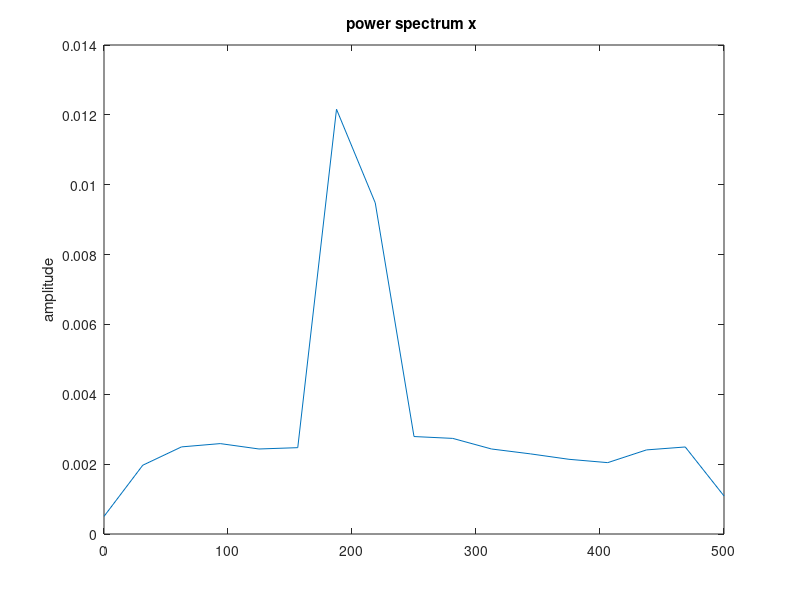
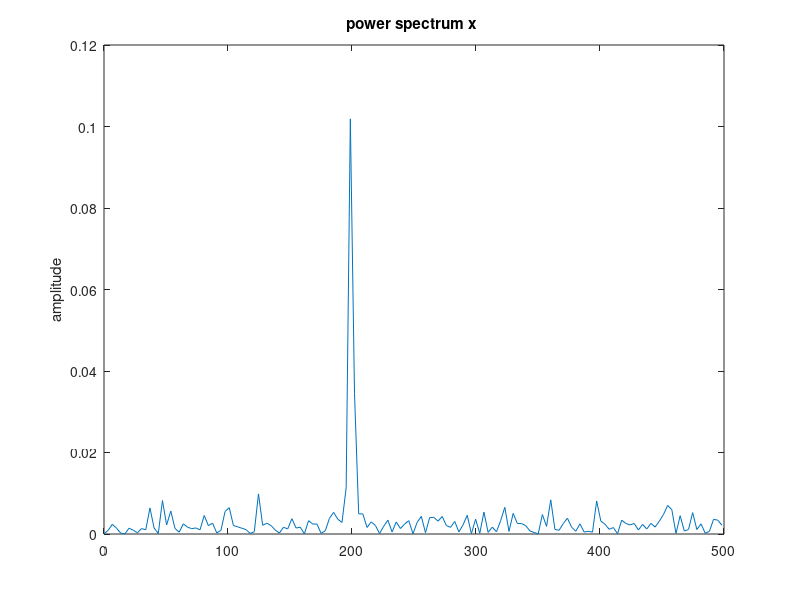
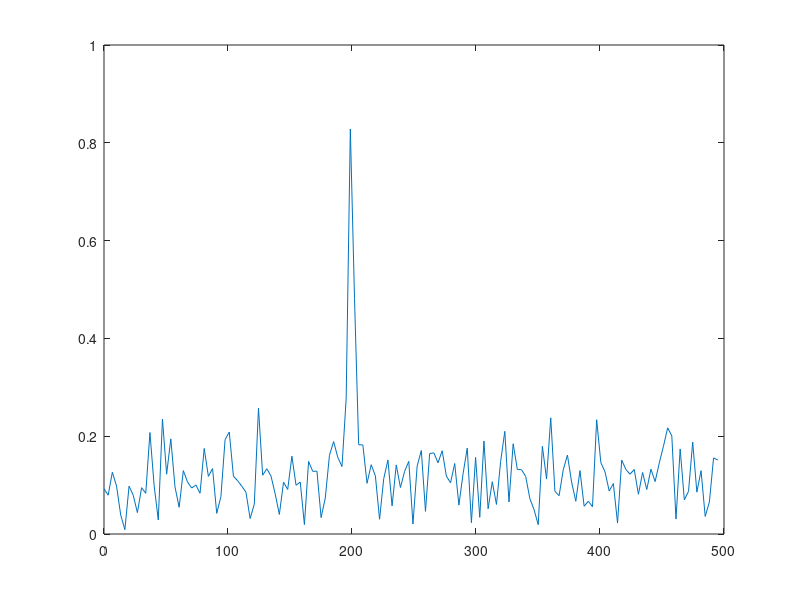
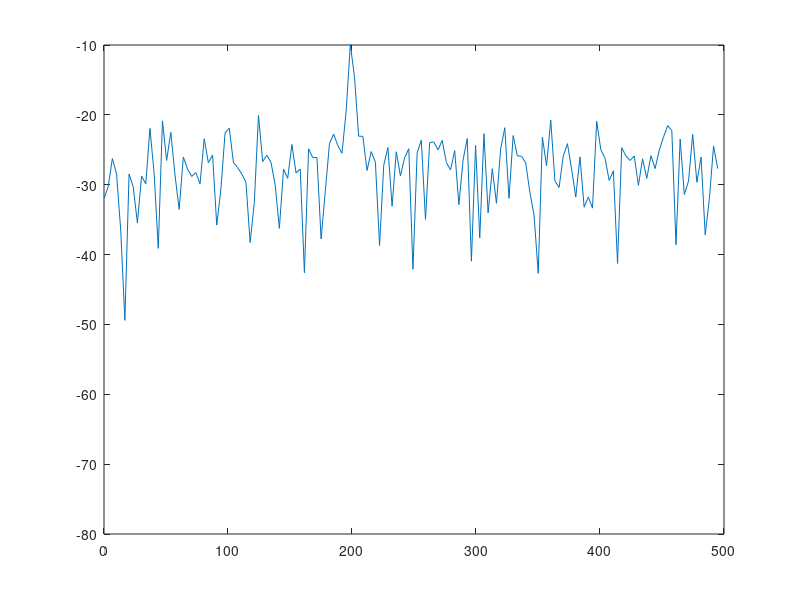

Source code (MATLAB) for these figures, in order:
close all; clear all;
Fs = 1000;   
t = 0:1/Fs:.296;
% t = 0:1/Fs:(1-0/Fs);
x = cos(2*pi*t*200)+randn(size(t));
N = length(x);
%%
pwelch(x,[],[],[],Fs,'onesided');
figure;
pwelch(x, ones(1,N),0, N, Fs);

%% Only fourier
df = Fs/N;
freq = (0:floor(N/2)-1)*df;
xdft = fft(x);
figure; plot(freq, 2*abs(xdft(1:floor(N/2)))/N); close;

%% PSD whole signal
xpsd = (1/(Fs*N)) * abs(xdft(1:floor(N/2))).^2;
xpsd(2:end-1) = 2*xpsd(2:end-1);
figure; plot(freq,10*log10(xpsd));
axis([0 500 -80 -10]);
figure; periodogram(x,rectwin(length(x)),length(x),Fs);

%% Replicate pwelch standard
n_blocks = 7;
N_b = floor(N/ceil(n_blocks/2));
xdft = zeros(N_b, 1);
psdx = zeros(floor(N_b/2), 1);
df = Fs/N_b;
freq = (0:floor(N_b/2)-1)*df;
for B = 1:n_blocks
    % fft with window, index according to 50% overlap
    xdft = fft(x( (B-1)*N_b/2 + 1 : (B+1)*N_b/2 ).' .* ...
        hann(N_b));
    psdx = psdx + (1/(Fs*N_b)) * abs(xdft(1:floor(N_b/2))).^2;

end
psdx = 4*psdx/n_blocks; % Hanning AMPLITUDE CORRECTION factor
psdx(2:end-1,:) = 2*psdx(2:end-1,:);
figure; plot(freq,10*log10(psdx));

%%
n_blocks = 7;
N_b = floor(N/ceil(n_blocks/2));
psdx = zeros(floor(256/2), 1);
df = Fs/256;
freq = (0:floor(256/2)-1)*df;
for B = 1:n_blocks
    % fft with window, index according to 50% overlap
    xdft = fft(x( (B-1)*N_b/2 + 1 : (B+1)*N_b/2 ).' .* ...
        hamming(N_b), 256);
    psdx = psdx + (1/(Fs*N_b)) * abs(xdft(1:floor(256/2))).^2;

end
psdx = 4*psdx/n_blocks; % Hanning AMPLITUDE CORRECTION factor
psdx(2:end-1,:) = 2*psdx(2:end-1,:);
figure; plot(freq,10*log10(psdx));
